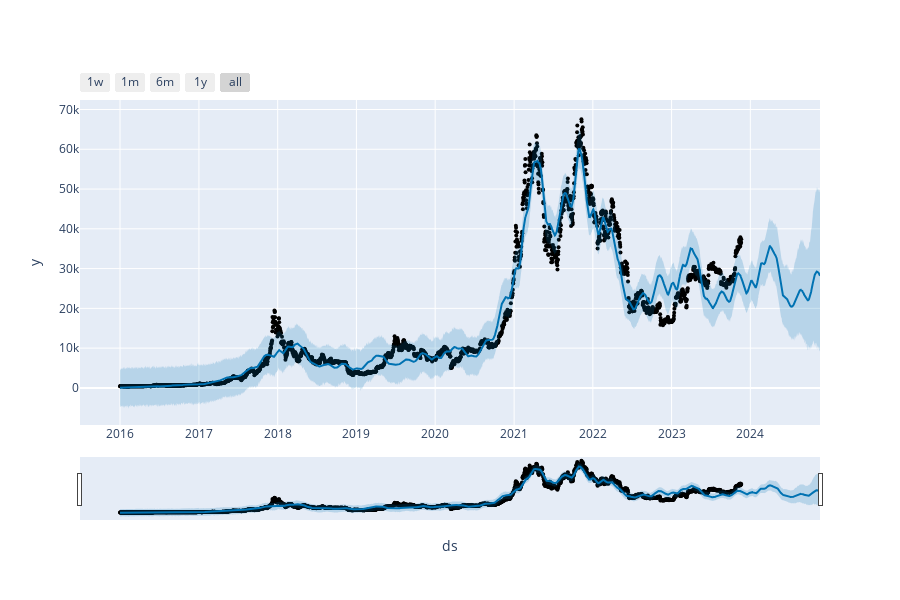

The notebook cell saved with this chart:
### Code cell
plot_plotly(model,forecast)

### Figure 1 — Plotly figure (JSON) as saved in the notebook; plotly's stock layout.template omitted (floating-point values rounded to 4 significant figures; data arrays with more than 128 entries replaced by an {"elided": "..."} marker saying what was removed)
{"data": [{"marker": {"color": "black", "size": 4}, "mode": "markers", "name": "Actual", "type": "scatter", "x": {"elided": "2881 str values"}, "y": {"elided": "2881 float values"}}, {"hoverinfo": "skip", "line": {"width": 0}, "mode": "lines", "type": "scatter", "x": {"elided": "3246 str values"}, "y": {"elided": "3246 float values"}}, {"fill": "tonexty", "fillcolor": "rgba(0, 114, 178, 0.2)", "line": {"color": "#0072B2", "width": 2}, "mode": "lines", "name": "Predicted", "type": "scatter", "x": {"elided": "3246 str values"}, "y": {"elided": "3246 float values"}}, {"fill": "tonexty", "fillcolor": "rgba(0, 114, 178, 0.2)", "hoverinfo": "skip", "line": {"width": 0}, "mode": "lines", "type": "scatter", "x": {"elided": "3246 str values"}, "y": {"elided": "3246 float values"}}], "layout": {"height": 600, "showlegend": false, "width": 900, "xaxis": {"rangeselector": {"buttons": [{"count": 7, "label": "1w", "step": "day", "stepmode": "backward"}, {"count": 1, "label": "1m", "step": "month", "stepmode": "backward"}, {"count": 6, "label": "6m", "step": "month", "stepmode": "backward"}, {"count": 1, "label": "1y", "step": "year", "stepmode": "backward"}, {"step": "all"}]}, "rangeslider": {"visible": true}, "title": {"text": "ds"}, "type": "date"}, "yaxis": {"title": {"text": "y"}}}}
